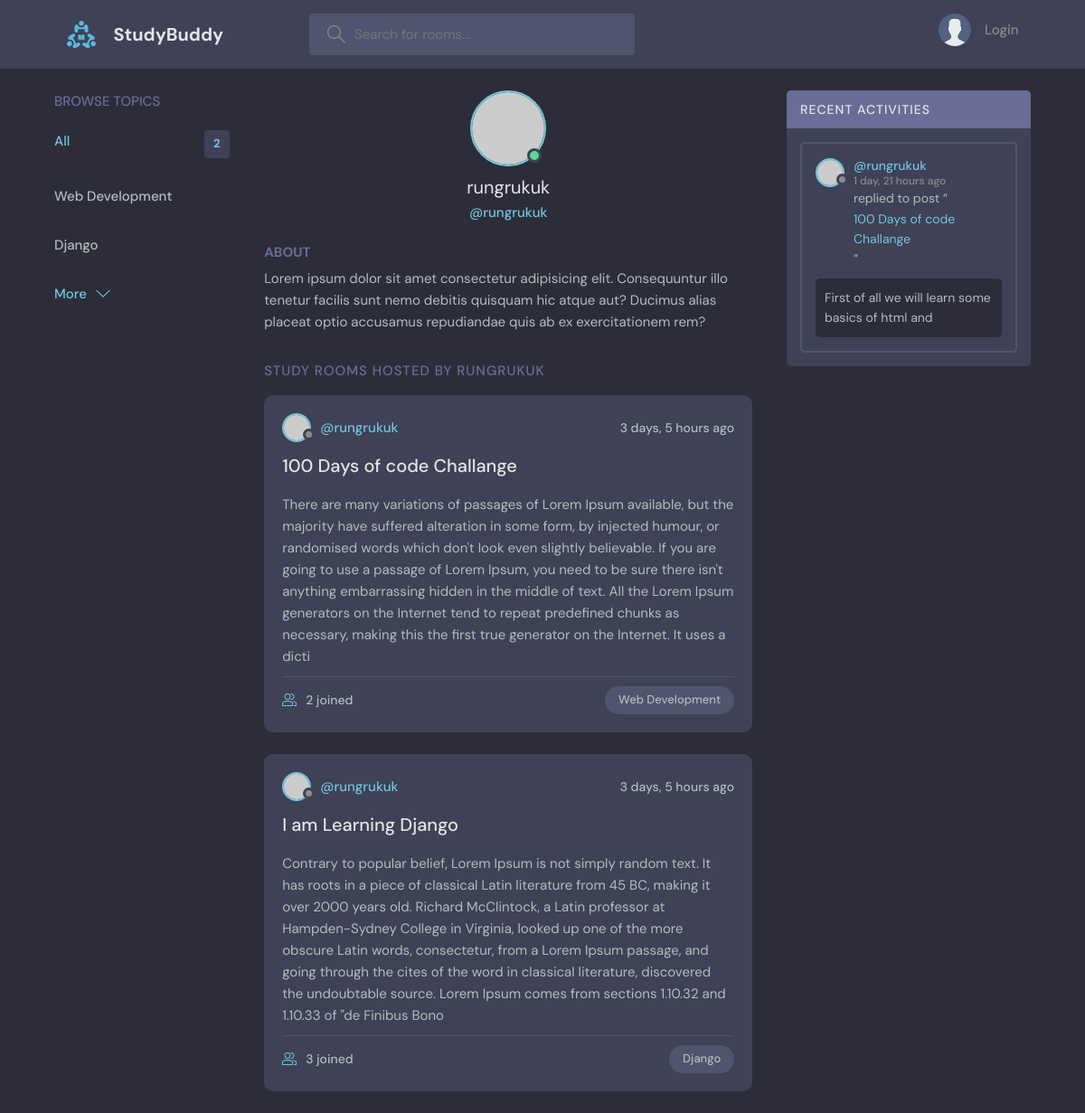
The app's page /profile/1/, older data.
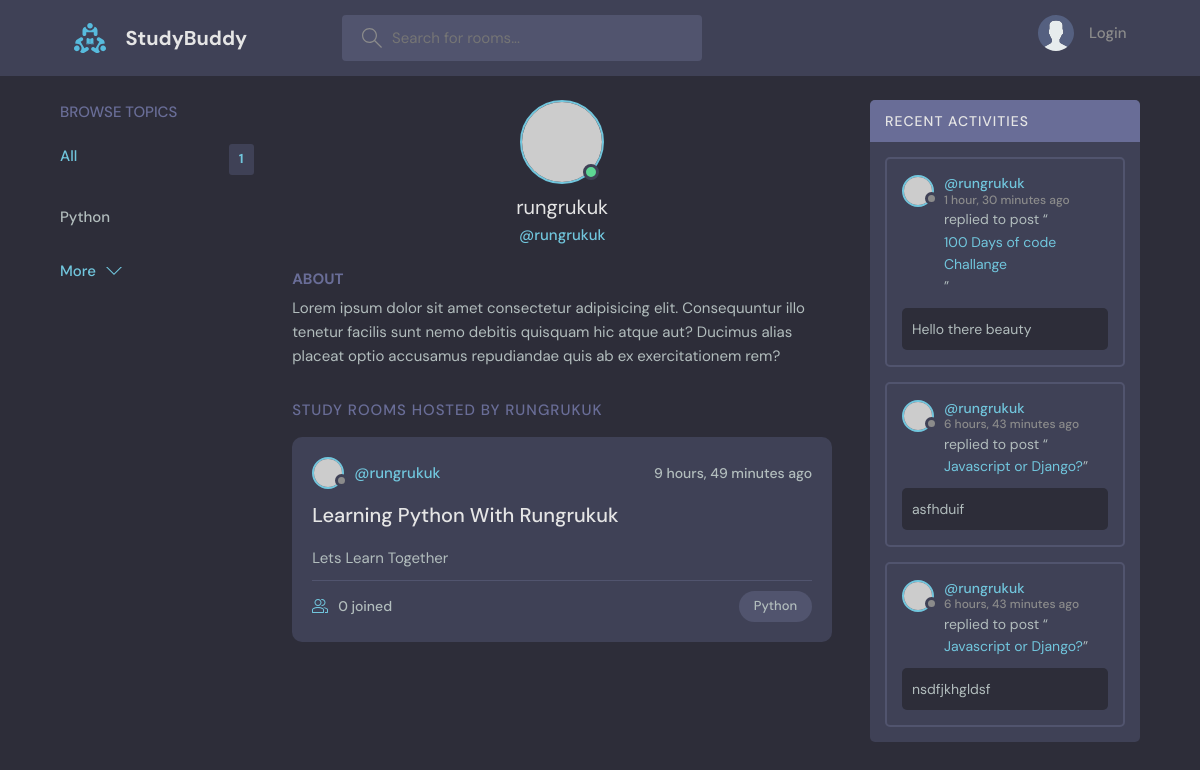
The same page, newer data.
### base/models.py (models this page shows, shortened)
class Topic(models.Model):
    name = models.CharField(max_length=200)

class Room(models.Model):
    host = models.ForeignKey(User, on_delete=models.SET_NULL, null=True)
    topic = models.ForeignKey(Topic, on_delete=models.SET_NULL, null=True)
    name = models.CharField(max_length=50)
    description = models.TextField(max_length=50, null=True, blank=True)
    participants = models.ManyToManyField(User, related_name="participants", blank=True)
    updated = models.DateTimeField(auto_now=True)
    created = models.DateTimeField(auto_now_add=True)
    class Meta:
        ordering = ["-updated", "-created"]
    def __str__(self):
        return self.name

class Message(models.Model):
    room = models.ForeignKey(Room, on_delete=models.CASCADE)
    user = models.ForeignKey(User, on_delete=models.CASCADE)
    body = models.TextField(max_length=500)
    updated = models.DateTimeField(auto_now=True)
    created = models.DateTimeField(auto_now_add=True)
    class Meta:
        ordering = ["-updated", "-created"]
    def __str__(self):
        return self.body[0:50]

### base/views.py (the view)
# urls.py: path("profile/<str:pk>/", views.userProfile, name="user-profile"),
def userProfile(request, pk):
    q = request.GET.get("q") if request.GET.get("q") != None else ""
    user = User.objects.get(id=pk)
    rooms = user.room_set.filter(topic__name__icontains=q)  # type: ignore
    room_messages = user.message_set.filter(  # type: ignore
        Q(room__topic__name__icontains=q)
        | Q(room__name__icontains=q)
        | Q(user__username__icontains=q)
    )
    t = []
    for n in user.room_set.all():  # type: ignore
        if n.topic.name not in t:
            t.append(n.topic.name)
    room_topics_count = len(t)
    context = {
        "user": user,
        "rooms": rooms,
        "room_messages": room_messages,
        "room_topics_count": room_topics_count,
        "room_topics_names": t,
    }
    return render(request, "base/profile.html", context)

### base/templates/base/profile.html (shortened to what this page needs)
{% extends 'main.html' %}
{% block content %}
  <main class="profile-page layout layout--3">
    <div class="container">
      {% include "base/topics_component.html" %}
      <div class="roomList">
        <div class="profile">
          <div class="profile__avatar">
            <div class="avatar avatar--large active">
              <img src="https://randomuser.me/api/portraits/men/11.jpg" />
            </div>
          </div>
          <div class="profile__info">
            <h3>{{user.username}}</h3>
            <p>@{{user.username}}</p>
          </div>
          <div class="profile__about">
            <h3>About</h3>
            <p>
              Lorem ipsum dolor sit amet consectetur adipisicing elit. Consequuntur illo tenetur
              facilis sunt nemo debitis quisquam hic atque aut? Ducimus alias placeat optio
              accusamus repudiandae quis ab ex exercitationem rem?
            </p>
          </div>
        </div>
        <div class="roomList__header">
          <div>
            <h2>Study Rooms Hosted by {{user.username}}</a>
            </h2>
          </div>
        </div>
        {% include "base/feed_component.html" %}
      </div >
      {% include 'base/activity_component.html' %}
    </div>
  </main>
{% endblock content %}

### base/templates/base/topics_component.html
<div class="topics">
    <div class="topics__header">
      <h2>Browse Topics</h2>
    </div>
    <ul class="topics__list">
      <li>
        {% if request.path == '/' %}
          <a href="{% url 'home' %}" class="active">All <span> {{topics.count}} </span></a>
        {% else %}
          <a href="{% url 'user-profile' user.id %}" class="active">All <span> {{room_topics_count}} </span></a>
        {% endif %}
      </li>
      {% if request.path == '/' %}
        {% for topic in topics  %}
          <li>
              <a href="{% url 'home'%}?q={{topic.name}}">{{topic.name}} <span>{{topic.room_set.all.count}}</span></a>
          </li>
        {% endfor %}
      {% else %}
          {% for topic_name  in room_topics_names  %}
          <li>
            <a href="{% url 'user-profile' user.id%}?q={{topic_name}}">{{topic_name}}</a>
          </li>
          {% endfor %}
      {% endif %}
    </ul>
    <a class="btn btn--link" href="{% url 'topics' %}">
      More
      <svg version="1.1" xmlns="http://www.w3.org/2000/svg" width="32" height="32" viewBox="0 0 32 32">
        <title>chevron-down</title>
        <path d="M16 21l-13-13h-3l16 16 16-16h-3l-13 13z"></path>
      </svg>
    </a>
  </div>

### base/templates/base/feed_component.html (shortened to what this page needs)
    {% for room in rooms %}
        <div class="roomListRoom">
        <div class="roomListRoom__header">
            <a href="{% url 'user-profile' room.host.id%}" class="roomListRoom__author">
            <div class="avatar avatar--small">
                <img src="https://randomuser.me/api/portraits/women/11.jpg" />
            </div>
            <span>@{{room.host.username}}</span>
            </a>
            <div class="roomListRoom__actions">
            <span>{{room.created|timesince}} ago</span>
            </div>
        </div>
        <div class="roomListRoom__content">
            <a href="{% url 'room' room.id %}">{{room.name}}</a>
            <p>
                {{room.description}}
            </p>
        </div>
        <div class="roomListRoom__meta">
            <a href="{% url 'room' room.id %}" class="roomListRoom__joined">
            {{room.participants.count}} joined
            </a>
            <p class="roomListRoom__topic">{{room.topic.name}}</p>
        </div>
        </div>
    {% endfor %}

### base/templates/base/activity_component.html (shortened to what this page needs)
<div class="activities">
    <div class="activities__header">
      <h2>Recent Activities</h2>
    </div>
    {% for room_message in room_messages %}
        <div class="activities__box">
        <div class="activities__boxHeader roomListRoom__header">
            <a href="{% url 'user-profile' room_message.user.id %}" class="roomListRoom__author">
            <div class="avatar avatar--small">
                <img src="https://randomuser.me/api/portraits/women/11.jpg" />
            </div>
            <p>
                @{{room_message.user.username}}
                <span>{{room_message.created|timesince}} ago</span>
            </p>
            </a>
        </div>
        <div class="activities__boxContent">
            <p>replied to post “<a href="{% url 'room' room_message.room.id %}">{{room_message.room}}</a>”</p>
            <div class="activities__boxRoomContent">
                {{room_message}}
            </div>
        </div>
        </div>
    {% endfor %}
  </div>

Row changes from the older to the newer data that the page shows:
no longer on this page (row unchanged): Topic: room_topics_names "Web Development"
no longer on this page (row unchanged): Topic: room_topics_names "Django"
removed Room: host.username "rungrukuk", created "3 days, 5 hours", name "100 Days of code Challange", description "There are many variations of passages of Lorem Ipsum available, but the majority have suffered alteration in some form, by injected humour, or randomised words which don't look even slightly believable. If you are going to use a passage of Lorem Ipsum, you need to be sure there isn't anything embarrassing hidden in the middle of text. All the Lorem Ipsum generators on the Internet tend to repeat predefined chunks as necessary, making this the first true generator on the Internet. It uses a dicti", participants.count "2", topic.name "Web Development"
removed Room: host.username "rungrukuk", created "3 days, 5 hours", name "I am Learning Django", description "Contrary to popular belief, Lorem Ipsum is not simply random text. It has roots in a piece of classical Latin literature from 45 BC, making it over 2000 years old. Richard McClintock, a Latin professor at Hampden-Sydney College in Virginia, looked up one of the more obscure Latin words, consectetur, from a Lorem Ipsum passage, and going through the cites of the word in classical literature, discovered the undoubtable source. Lorem Ipsum comes from sections 1.10.32 and 1.10.33 of \"de Finibus Bono", participants.count "3", topic.name "Django"
removed Message: user.username "rungrukuk", created "1 day, 21 hours", room "100 Days of code Challange", body "First of all we will learn some basics of html and"
now on this page (row unchanged): Topic: room_topics_names "Python"
added Room: host.username "rungrukuk", created "9 hours, 49 minutes", name "Learning Python With Rungrukuk", description "Lets Learn Together", participants.count "0", topic.name "Python"
added Message: user.username "rungrukuk", created "1 hour, 30 minutes", room "100 Days of code Challange", body "Hello there beauty"
added Message: user.username "rungrukuk", created "6 hours, 43 minutes", room "Javascript or Django?", body "asfhduif"
added Message: user.username "rungrukuk", created "6 hours, 43 minutes", room "Javascript or Django?", body "nsdfjkhgldsf"
Text that changed along with them:
{{ room_topics_count }}: "2" → "1"
